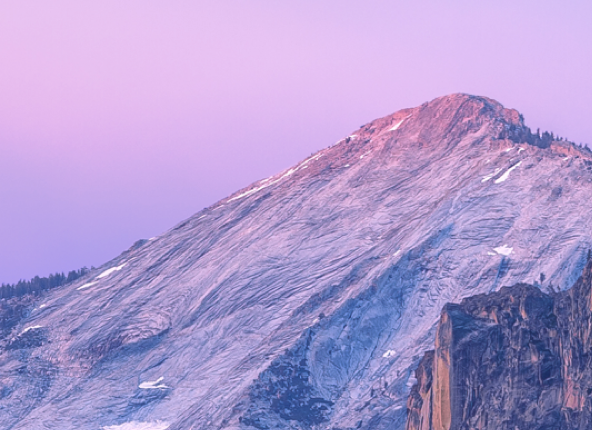
#> input picture GaussianBoxK/desktop.jpg, 592 x 430 px
$ python gaussianBoxK.py
#> lines starting #> are read from the running program, lines starting #| are printed output that depends on the picture
import cv2
import numpy as np


cv2.startWindowThread()
cv2.namedWindow("Original")
cv2.namedWindow("Normalized Box 9x9")
cv2.namedWindow("our own 9x9 kernel")
cv2.namedWindow("GaussianBlur")

# input image as grayscale
imgIn = cv2.imread("desktop.jpg", cv2.IMREAD_GRAYSCALE)
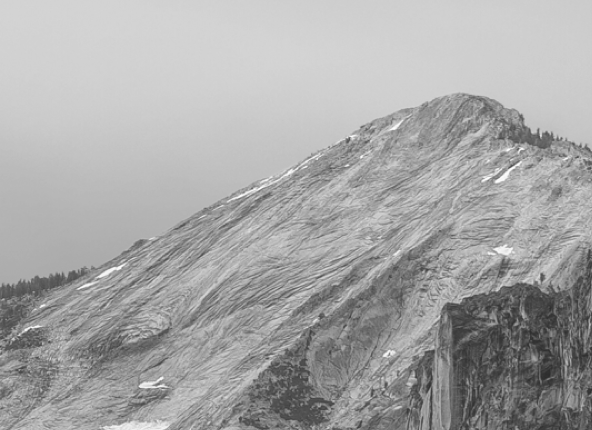
#> imgIn: shape (430, 592); min 44, max 255, mean 166.8

# The blur function does a normalized box filter.
nBoxFilter = cv2.blur(imgIn, (9,9) )
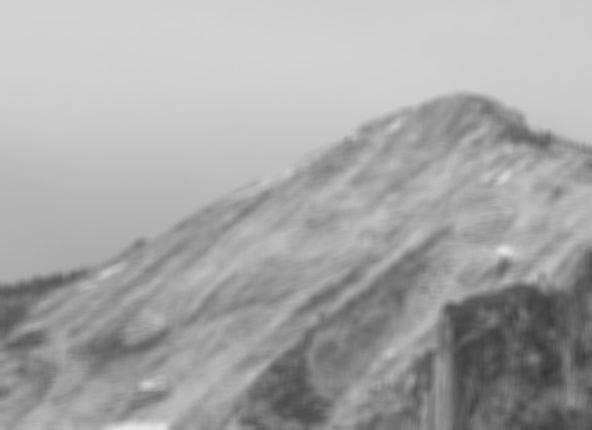
#> nBoxFilter: shape (430, 592); min 52, max 230, mean 166.8
cv2.imwrite("Normalized.jpg", nBoxFilter)

kernel = np.ones( (9,9), np.float32)
kernel = kernel / 81

newImg= cv2.filter2D(imgIn, -1, kernel)
cv2.imwrite("kernel.jpg", newImg)

# Using the GaussianBlur funtion
gBlurImg = cv2.GaussianBlur(imgIn, (9,9), 1.7)
cv2.imwrite("GaussianBlur.jpg", gBlurImg)
